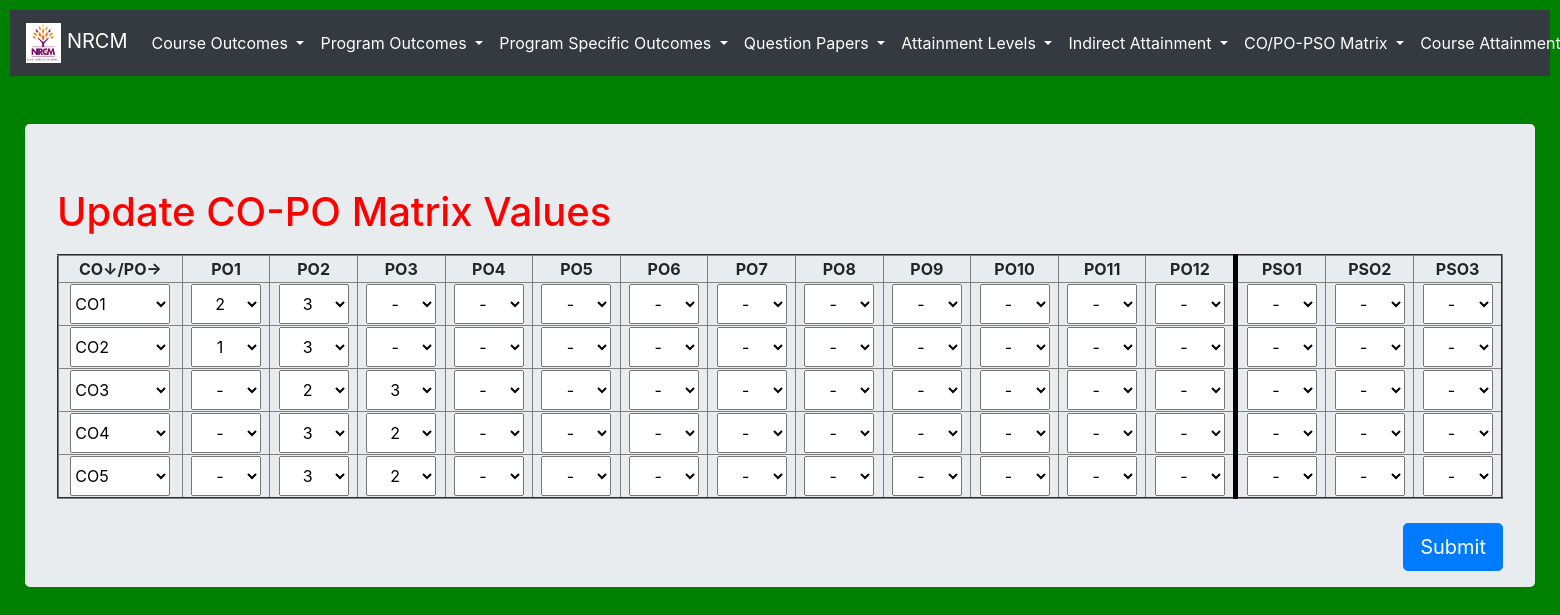
The page /co_po_matrix1 on the database its author committed.
### testApp/models.py (models this page shows, shortened)
class CO_PO_Matrix(models.Model):
    co = models.ForeignKey(CO, on_delete=models.CASCADE)
    levels = (
    ('-', 0),
    ('1',1),
    ('2',2),
    ('3',3),
    )
    po1 = models.CharField(max_length=10, choices=levels, default='-')
    po2 = models.CharField(max_length=10, choices=levels, default='-')
    po3 = models.CharField(max_length=10, choices=levels, default='-')
    po4 = models.CharField(max_length=10, choices=levels, default='-')
    po5 = models.CharField(max_length=10, choices=levels, default='-')
    po6 = models.CharField(max_length=10, choices=levels, default='-')
    po7 = models.CharField(max_length=10, choices=levels, default='-')
    po8 = models.CharField(max_length=10, choices=levels, default='-')
    po9 = models.CharField(max_length=10, choices=levels, default='-')
    po10 = models.CharField(max_length=10, choices=levels, default='-')
    po11 = models.CharField(max_length=10, choices=levels, default='-')
    po12 = models.CharField(max_length=10, choices=levels, default='-')
    pso1 = models.CharField(max_length=10, choices=levels, default='-')
    pso2 = models.CharField(max_length=10, choices=levels, default='-')
    pso3 = models.CharField(max_length=10, choices=levels, default='-')

class CO(models.Model):
    cos = (('-','-'), ('CO1', 'CO1'), ('CO2', 'CO2'), ('CO3', 'CO3'), ('CO4', 'CO4'), ('CO5', 'CO5'), ('CO6', 'CO6'),)
    co = models.CharField(max_length=500, choices=cos, default='-')
    description = models.CharField(max_length=500)
    def __str__(self):
        return self.co

### testApp/views.py (the view, shortened to what this page needs)
# urls.py: path('co_po_matrix1', views.co_po_matrix1, name='co_po_matrix1'),#add or update in same link
def co_po_matrix1(request):
    if CO_PO_Matrix.objects.exists():
        copolevels = CO_PO_Matrix.objects.all()
        return render (request, 'testApp/edit_co_po_matrix.html', locals())

### templates/testApp/edit_co_po_matrix.html (shortened to what this page needs)
<!DOCTYPE html>
{%extends 'testApp/base.html'%}
{%load static%}
{%block content%}
<link rel="stylesheet" href="{% static 'css/course_attainment_style.css' %}">
<div class="container-fluid" align=left style="width:100%">
  <div class="jumbotron">
      <h1 style = "color: red; padding-bottom: 10px;">Update CO-PO Matrix Values</u></h1>
      <form  method="post"> {%csrf_token%}
        <table border=2 style="width:100%">
          <tr>
            <th>CO↓/PO→</th>
            <th>PO1</th>
            <th>PO2</th>
            <th>PO3</th>
            <th>PO4</th>
            <th>PO5</th>
            <th>PO6</th>
            <th>PO7</th>
            <th>PO8</th>
            <th>PO9</th>
            <th>PO10</th>
            <th>PO11</th>
            <th>PO12</th>
            <th style="border-left: 5px solid black;">PSO1</th>
            <th>PSO2</th>
            <th>PSO3</th>
          </tr>
          {%for i in copolevels%}
          <tr>
            <th>
              <select name="co{{i.id}}" id="co{{i.id}}" style="width: 100px; height:40px;" required>
                <option value="{{i.id}}">{{i.co.co}}</option>
              </select>
            </th>
            <th>
              <select name="{{i.co}}_po1" id="{{i.co}}_po1" style="width: 70px; height:40px;text-align:center;" required>
                <option value=0 {%if i.po1 == '-' %}selected{%endif%}>-</option>
                <option value=1 {%if i.po1 == '1' %}selected{%endif%}>1</option>
                <option value=2 {%if i.po1 == '2' %}selected{%endif%}>2</option>
              </select>
            </th>
            <th>
              <select name="{{i.co}}_po2" id="{{i.co}}_po2" style="width: 70px; height:40px;text-align:center;" required>
                <option value=2 {%if i.po2 == '2' %}selected{%endif%}>2</option>
                <option value=3 {%if i.po2 == '3' %}selected{%endif%}>3</option>
              </select>
            </th>
            <th>
              <select name="{{i.co}}_po3" id="{{i.co}}_po3" style="width: 70px; height:40px;text-align:center;" required>
                <option value=0 {%if i.po3 == '-' %}selected{%endif%}>-</option>
                <option value=2 {%if i.po3 == '2' %}selected{%endif%}>2</option>
                <option value=3 {%if i.po3 == '3' %}selected{%endif%}>3</option>
              </select>
            </th>
            <th>
              <select name="{{i.co}}_po4" id="{{i.co}}_po4" style="width: 70px; height:40px;text-align:center;" required>
                <option value=0 {%if i.po4 == '-' %}selected{%endif%}>-</option>
              </select>
            </th>
            <th>
              <select name="{{i.co}}_po5" id="{{i.co}}_po5" style="width: 70px; height:40px;text-align:center;" required>
                <option value=0 {%if i.po5 == '-' %}selected{%endif%}>-</option>
              </select>
            </th>
            <th>
              <select name="{{i.co}}_po6" id="{{i.co}}_po6" style="width: 70px; height:40px;text-align:center;" required>
                <option value=0 {%if i.po6 == '-' %}selected{%endif%}>-</option>
              </select>
            </th>
            <th>
              <select name="{{i.co}}_po7" id="{{i.co}}_po7" style="width: 70px; height:40px;text-align:center;" required>
                <option value=0 {%if i.po7 == '-' %}selected{%endif%}>-</option>
              </select>
            </th>
            <th>
              <select name="{{i.co}}_po8" id="{{i.co}}_po8" style="width: 70px; height:40px;text-align:center;" required>
                <option value=0 {%if i.po8 == '-' %}selected{%endif%}>-</option>
              </select>
            </th>
            <th>
              <select name="{{i.co}}_po9" id="{{i.co}}_po9" style="width: 70px; height:40px;text-align:center;" required>
                <option value=0 {%if i.po9 == '-' %}selected{%endif%}>-</option>
              </select>
            </th>
            <th>
              <select name="{{i.co}}_po10" id="{{i.co}}_po10" style="width: 70px; height:40px;text-align:center;" required>
                <option value=0 {%if i.po10 == '-' %}selected{%endif%}>-</option>
              </select>
            </th>
            <th>
              <select name="{{i.co}}_po11" id="{{i.co}}_po11" style="width: 70px; height:40px;text-align:center;" required>
                <option value=0 {%if i.po11 == '-' %}selected{%endif%}>-</option>
              </select>
            </th>
            <th>
              <select name="{{i.co}}_po12" id="{{i.co}}_po12" style="width: 70px; height:40px;text-align:center;" required>
                <option value=0 {%if i.po12 == '-' %}selected{%endif%}>-</option>
              </select>
            </th>
            <th style="border-left: 5px solid black;">
              <select name="{{i.co}}_pso1" id="{{i.co}}_pso1" style="width: 70px; height:40px;text-align:center;" required>
                <option value=0 {%if i.pso1 == '-' %}selected{%endif%}>-</option>
              </select>
            </th>
            <th>
              <select name="{{i.co}}_pso2" id="{{i.co}}_pso2" style="width: 70px; height:40px;text-align:center;" required>
                <option value=0 {%if i.pso2 == '-' %}selected{%endif%}>-</option>
              </select>
            </th>
            <th>
              <select name="{{i.co}}_pso3" id="{{i.co}}_pso3" style="width: 70px; height:40px;text-align:center;" required>
                <option value=0 {%if i.pso3 == '-' %}selected{%endif%}>-</option>
              </select>
            </th>
          </tr>
          {%endfor%}
        </table><br>
        <input type="submit" name="" value="Submit" class="btn btn-primary btn-lg" style="float:right;">
      </form>
  </div>
</div>
{%endblock%}

### static/testApp/css/course_attainment_style.css (style rules this page uses)
body { background: green; }
td, th { text-align: center; }

### rows shown on the page
CO_PO_Matrix: co+id "CO1", po1+co "2", po2+co "3", po3+co "-", po4+co "-", po5+co "-", po6+co "-", po7+co "-", po8+co "-", po9+co "-", po10+co "-", po11+co "-", po12+co "-", pso1+co "-", pso2+co "-", pso3+co "-"
CO_PO_Matrix: co+id "CO2", po1+co "1", po2+co "3", po3+co "-", po4+co "-", po5+co "-", po6+co "-", po7+co "-", po8+co "-", po9+co "-", po10+co "-", po11+co "-", po12+co "-", pso1+co "-", pso2+co "-", pso3+co "-"
CO_PO_Matrix: co+id "CO3", po1+co "-", po2+co "2", po3+co "3", po4+co "-", po5+co "-", po6+co "-", po7+co "-", po8+co "-", po9+co "-", po10+co "-", po11+co "-", po12+co "-", pso1+co "-", pso2+co "-", pso3+co "-"
CO_PO_Matrix: co+id "CO4", po1+co "-", po2+co "3", po3+co "2", po4+co "-", po5+co "-", po6+co "-", po7+co "-", po8+co "-", po9+co "-", po10+co "-", po11+co "-", po12+co "-", pso1+co "-", pso2+co "-", pso3+co "-"
CO_PO_Matrix: co+id "CO5", po1+co "-", po2+co "3", po3+co "2", po4+co "-", po5+co "-", po6+co "-", po7+co "-", po8+co "-", po9+co "-", po10+co "-", po11+co "-", po12+co "-", pso1+co "-", pso2+co "-", pso3+co "-"
